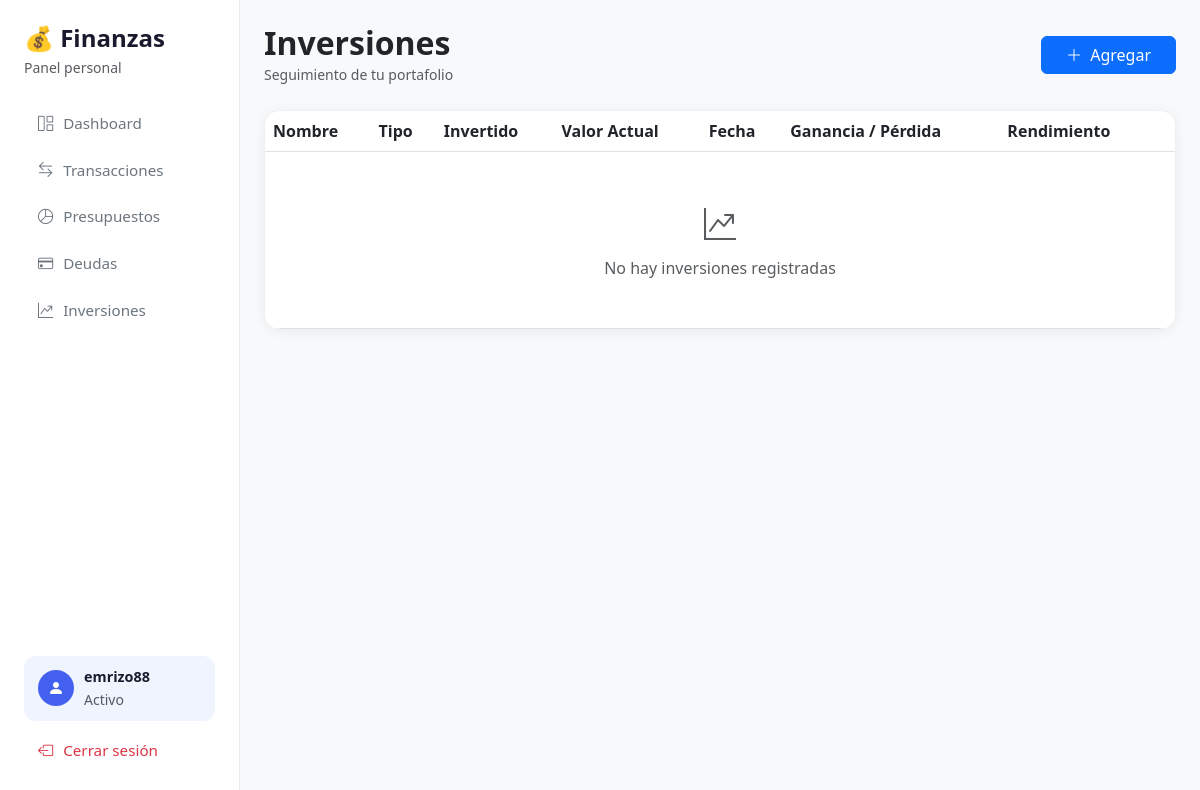
Before: /inversiones (signed in) with the older database file.
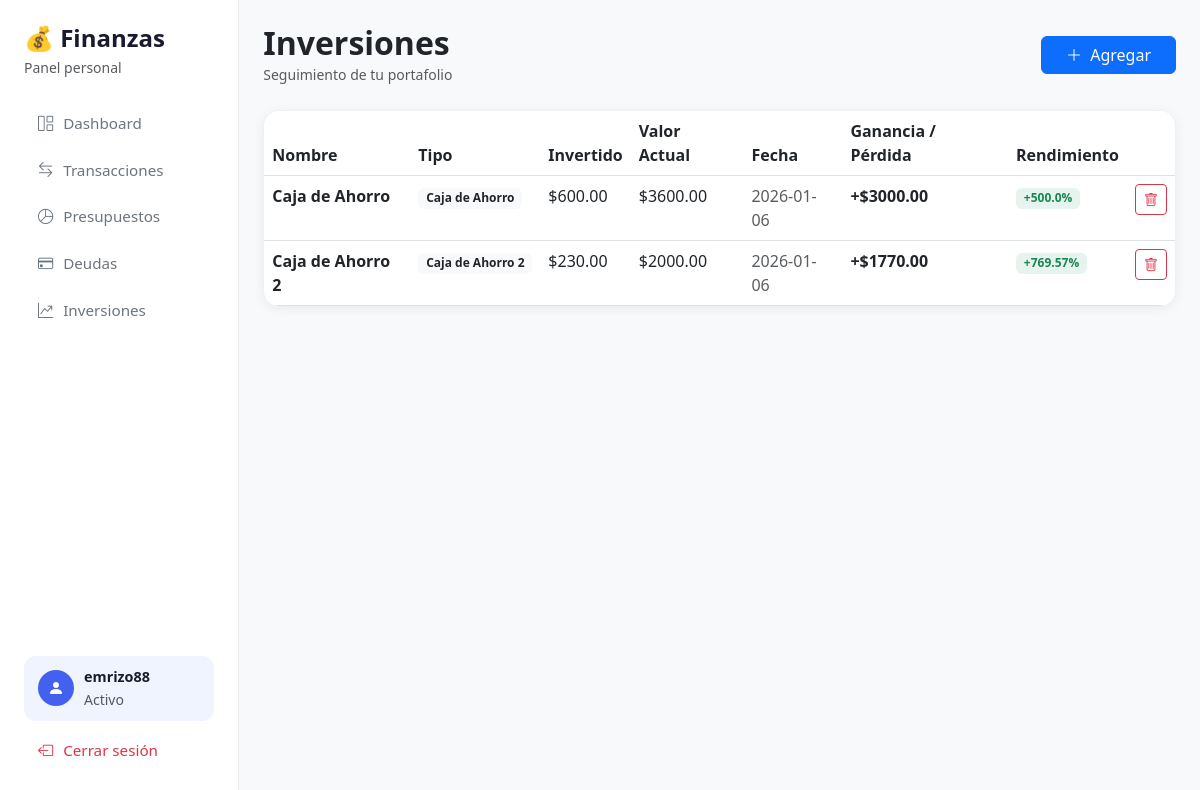
After: the same page with the newer database file.
### tables this page shows
CREATE TABLE inversiones (
            id              INTEGER PRIMARY KEY AUTOINCREMENT,
            user_id         INTEGER NOT NULL REFERENCES users(id),
            nombre          TEXT NOT NULL,
            tipo            TEXT NOT NULL,
            monto_invertido REAL NOT NULL,
            valor_actual    REAL NOT NULL,
            fecha           TEXT NOT NULL
        );

### app.py (the view)
@app.route('/inversiones')
def inversiones():
    user_id = session['user_id']
    lista = obtener_inversiones(user_id)
    return render_template('inversiones.html', inversiones=lista)

### app.py (called while the page is built)
@app.before_request
def verificar_sesion():
    if request.endpoint in ('login', 'register', 'static'):
        return
    if 'user_id' not in session:
        return redirect(url_for('login'))
    g.username = session.get('username')

### database.py (called while the page is built)
def get_connection():
    conn = sqlite3.connect(DATABASE)
    conn.row_factory = sqlite3.Row
    return conn

def obtener_inversiones(user_id):
    conn = get_connection()
    cursor = conn.cursor()
    cursor.execute('SELECT * FROM inversiones WHERE user_id = ?', (user_id,))
    inversiones = cursor.fetchall()
    resultado = []
    for p in inversiones:
        p = dict(p)
        p['resultado'] = p['valor_actual'] - p['monto_invertido']
        resultado.append(p)
    conn.close()
    return resultado

### templates/inversiones.html (shortened to what this page needs)
{% extends 'base.html' %}
{% block contenido %}
<div class="d-flex justify-content-between align-items-center mb-4">
    <div>
        <h2 class="fw-bold mb-0">Inversiones</h2>
        <small class="text-muted">Seguimiento de tu portafolio</small>
    </div>
    <button class="btn btn-primary px-4" data-bs-toggle="modal" data-bs-target="#modalInversion">
        <i class="bi bi-plus-lg me-1"></i> Agregar
    </button>
</div>
<div class="tabla-card">
    <table class="table table-hover mb-0">
        <thead>
            <tr>
                <th>Nombre</th>
                <th>Tipo</th>
                <th>Invertido</th>
                <th>Valor Actual</th>
                <th>Fecha</th>
                <th>Ganancia / Pérdida</th>
                <th>Rendimiento</th>
                <th></th>
            </tr>
        </thead>
        <tbody>
            {% for p in inversiones %}
            <tr>
                <td class="fw-semibold">{{ p['nombre'] }}</td>
                <td><span class="badge bg-light text-dark">{{ p['tipo'] }}</span></td>
                <td>${{ '%.2f' | format(p['monto_invertido']) }}</td>
                <td>${{ '%.2f' | format(p['valor_actual']) }}</td>
                <td class="text-muted">{{ p['fecha'] }}</td>
                <td class="fw-semibold {{ 'color-ingreso' if p['resultado'] >= 0 else 'color-gasto' }}">
                    {{ '+' if p['resultado'] >= 0 else '' }}${{ '%.2f' | format(p['resultado']) }}
                </td>
                <td>
                    {% set rendimiento = (p['resultado'] / p['monto_invertido'] * 100) if p['monto_invertido'] > 0 else 0 %}
                    <span class="badge {{ 'bg-success' if rendimiento >= 0 else 'bg-danger' }} bg-opacity-10 {{ 'text-success' if rendimiento >= 0 else 'text-danger' }}">
                        {{ '+' if rendimiento >= 0 else '' }}{{ rendimiento | round(2) }}%
                    </span>
                </td>
                <td>
                    <form action="/inversiones/eliminar/{{ p['id'] }}" method="POST">
                        <button type="submit" class="btn btn-outline-danger btn-sm" title="Eliminar">
                            <i class="bi bi-trash"></i>
                        </button>
                    </form>
                </td>
            </tr>
            {% endfor %}
            {% if not inversiones %}
            <tr>
                <td colspan="8" class="text-center text-muted py-5">
                    <i class="bi bi-graph-up-arrow" style="font-size:2rem;"></i>
                    <p class="mt-2 mb-0">No hay inversiones registradas</p>
                </td>
            </tr>
            {% endif %}
        </tbody>
    </table>
</div>
{% endblock %}

### templates/base.html (shortened to what this page needs)
<!DOCTYPE html>
<html lang="es">
<head>
    <link href="https://cdn.jsdelivr.net/npm/bootstrap@5.3.0/dist/css/bootstrap.min.css" rel="stylesheet">
    <link href="https://cdn.jsdelivr.net/npm/bootstrap-icons@1.10.5/font/bootstrap-icons.css" rel="stylesheet">
    <link rel="stylesheet" href="{{ url_for('static', filename='css/style.css') }}">
</head>
<body>
<div class="d-flex">
    <nav class="sidebar d-none d-md-flex flex-column p-4">
        <h4 class="fw-bold mb-1">💰 Finanzas</h4>
        <small class="text-muted mb-4">Panel personal</small>
        <a href="{{ url_for('index') }}" class="nav-link">
            <i class="bi bi-grid-1x2"></i> Dashboard
        </a>
        <a href="{{ url_for('transacciones') }}" class="nav-link">
            <i class="bi bi-arrow-left-right"></i> Transacciones
        </a>
        <a href="{{ url_for('presupuestos_page') }}" class="nav-link">
            <i class="bi bi-pie-chart"></i> Presupuestos
        </a>
        <a href="{{ url_for('deudas') }}" class="nav-link">
            <i class="bi bi-credit-card"></i> Deudas
        </a>
        <a href="{{ url_for('inversiones') }}" class="nav-link">
            <i class="bi bi-graph-up-arrow"></i> Inversiones
        </a>
        <div class="usuario-card mt-auto mb-2">
            <div class="usuario-avatar">
                <i class="bi bi-person-fill"></i>
            </div>
            <div>
                <div class="usuario-nombre">{{ session['username'] }}</div>
                <small class="text-muted">Activo</small>
            </div>
        </div>
        <a href="{{ url_for('logout') }}" class="nav-link text-danger">
            <i class="bi bi-box-arrow-left"></i> Cerrar sesión
        </a>
    </nav>
    <main class="main-content flex-grow-1 p-3 p-md-4">
        {% block contenido %}{% endblock %}
    </main>
</div>
</body>
</html>

### static/css/style.css (style rules this page uses)
body { background-color: #f8f9fa; font-family: 'Segoe UI', system-ui, sans-serif; min-height: 100vh; }
.sidebar { width: 240px; min-height: 100vh; background: #ffffff; border-right: 1px solid #e9ecef; position: sticky; top: 0; }
.sidebar h4 { color: #1a1a2e; }
.sidebar .nav-link { color: #6c757d; border-radius: 10px; padding: 10px 14px; margin-bottom: 4px; font-size: 0.95rem; transition: all 0.2s; display: flex; align-items: center; gap: 10px; }
.main-content { max-width: 1100px; }
.color-ingreso { color: #2ecc71; }
.tabla-card { background: #ffffff; border-radius: 16px; overflow: hidden; box-shadow: 0 2px 12px rgba(0,0,0,0.06); border: 1px solid #f0f0f0; }
.usuario-card { display: flex; align-items: center; gap: 10px; background: #f0f4ff; border-radius: 12px; padding: 10px 14px; }
.usuario-avatar { background: #4361ee; color: white; border-radius: 50%; width: 36px; height: 36px; display: flex; align-items: center; justify-content: center; font-size: 1rem; flex-shrink: 0; }
.usuario-nombre { font-weight: 600; font-size: 0.9rem; color: #1a1a2e; }

Changed rows visible on the page:
added inversiones: nombre "Caja de Ahorro", tipo "Caja de Ahorro", monto_invertido "600.00", valor_actual "3600.00", fecha "2026-01-06", resultado "+", resultado "3000.00", value "+", rendimiento "500.0"
added inversiones: nombre "Caja de Ahorro 2", tipo "Caja de Ahorro 2", monto_invertido "230.00", valor_actual "2000.00", fecha "2026-01-06", resultado "+", resultado "1770.00", value "+", rendimiento "769.57"
Other visible differences:
text no longer shown: "No hay inversiones registradas"
